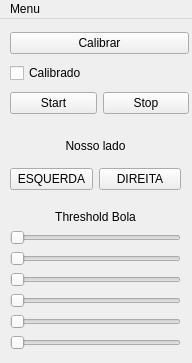
<?xml version="1.0" encoding="UTF-8"?>
<ui version="4.0">
 <class>MainWindow</class>
 <widget class="QMainWindow" name="MainWindow">
  <property name="geometry">
   <rect>
    <x>0</x>
    <y>0</y>
    <width>192</width>
    <height>363</height>
   </rect>
  </property>
  <property name="sizePolicy">
   <sizepolicy hsizetype="Preferred" vsizetype="Preferred">
    <horstretch>0</horstretch>
    <verstretch>0</verstretch>
   </sizepolicy>
  </property>
  <property name="windowTitle">
   <string>VSSS</string>
  </property>
  <widget class="QWidget" name="centralwidget">
   <widget class="QWidget" name="verticalLayoutWidget">
    <property name="geometry">
     <rect>
      <x>10</x>
      <y>110</y>
      <width>171</width>
      <height>61</height>
     </rect>
    </property>
    <layout class="QVBoxLayout" name="verticalLayout">
     <item>
      <widget class="QLabel" name="label_4">
       <property name="text">
        <string>Nosso lado</string>
       </property>
       <property name="alignment">
        <set>Qt::AlignCenter</set>
       </property>
      </widget>
     </item>
     <item>
      <layout class="QHBoxLayout" name="horizontalLayout">
       <item>
        <widget class="QPushButton" name="leftSide">
         <property name="text">
          <string>ESQUERDA</string>
         </property>
        </widget>
       </item>
       <item>
        <widget class="QPushButton" name="rightSide">
         <property name="text">
          <string>DIREITA</string>
         </property>
        </widget>
       </item>
      </layout>
     </item>
    </layout>
   </widget>
   <widget class="QWidget" name="verticalLayoutWidget_4">
    <property name="geometry">
     <rect>
      <x>10</x>
      <y>180</y>
      <width>171</width>
      <height>151</height>
     </rect>
    </property>
    <layout class="QVBoxLayout" name="verticalLayout_4">
     <item>
      <widget class="QLabel" name="label_3">
       <property name="text">
        <string>Threshold Bola</string>
       </property>
       <property name="alignment">
        <set>Qt::AlignBottom|Qt::AlignHCenter</set>
       </property>
      </widget>
     </item>
     <item>
      <layout class="QVBoxLayout" name="verticalLayout_3">
       <item>
        <widget class="QSlider" name="l_h">
         <property name="toolTip">
          <string>Hue MIN</string>
         </property>
         <property name="maximum">
          <number>179</number>
         </property>
         <property name="orientation">
          <enum>Qt::Horizontal</enum>
         </property>
        </widget>
       </item>
       <item>
        <widget class="QSlider" name="l_s">
         <property name="toolTip">
          <string>Saturation MIN</string>
         </property>
         <property name="maximum">
          <number>255</number>
         </property>
         <property name="orientation">
          <enum>Qt::Horizontal</enum>
         </property>
        </widget>
       </item>
       <item>
        <widget class="QSlider" name="l_v">
         <property name="toolTip">
          <string>Value MIN</string>
         </property>
         <property name="maximum">
          <number>255</number>
         </property>
         <property name="orientation">
          <enum>Qt::Horizontal</enum>
         </property>
        </widget>
       </item>
       <item>
        <widget class="QSlider" name="u_h">
         <property name="toolTip">
          <string>Hue MAX</string>
         </property>
         <property name="maximum">
          <number>179</number>
         </property>
         <property name="orientation">
          <enum>Qt::Horizontal</enum>
         </property>
        </widget>
       </item>
       <item>
        <widget class="QSlider" name="u_s">
         <property name="toolTip">
          <string>Saturation MAX</string>
         </property>
         <property name="maximum">
          <number>255</number>
         </property>
         <property name="orientation">
          <enum>Qt::Horizontal</enum>
         </property>
        </widget>
       </item>
       <item>
        <widget class="QSlider" name="u_v">
         <property name="toolTip">
          <string>Value MAX</string>
         </property>
         <property name="orientation">
          <enum>Qt::Horizontal</enum>
         </property>
        </widget>
       </item>
      </layout>
     </item>
    </layout>
   </widget>
   <widget class="QWidget" name="verticalLayoutWidget_2">
    <property name="geometry">
     <rect>
      <x>10</x>
      <y>10</y>
      <width>179</width>
      <height>89</height>
     </rect>
    </property>
    <layout class="QVBoxLayout" name="verticalLayout_2">
     <item>
      <widget class="QPushButton" name="btnCalibrate">
       <property name="text">
        <string>Calibrar</string>
       </property>
      </widget>
     </item>
     <item>
      <widget class="QCheckBox" name="checkCalibrated">
       <property name="enabled">
        <bool>true</bool>
       </property>
       <property name="text">
        <string>Calibrado</string>
       </property>
       <property name="checkable">
        <bool>true</bool>
       </property>
       <property name="checked">
        <bool>false</bool>
       </property>
      </widget>
     </item>
     <item>
      <layout class="QHBoxLayout" name="horizontalLayout_3">
       <item>
        <widget class="QPushButton" name="btnStart">
         <property name="text">
          <string>Start</string>
         </property>
        </widget>
       </item>
       <item>
        <widget class="QPushButton" name="btnStop">
         <property name="text">
          <string>Stop</string>
         </property>
        </widget>
       </item>
      </layout>
     </item>
    </layout>
   </widget>
  </widget>
  <widget class="QMenuBar" name="menubar">
   <property name="geometry">
    <rect>
     <x>0</x>
     <y>0</y>
     <width>192</width>
     <height>22</height>
    </rect>
   </property>
   <widget class="QMenu" name="menuMenu">
    <property name="title">
     <string>Menu</string>
    </property>
    <addaction name="actionSair"/>
   </widget>
   <addaction name="menuMenu"/>
  </widget>
  <action name="actionSair">
   <property name="text">
    <string>Sair</string>
   </property>
  </action>
 </widget>
 <resources/>
 <connections/>
</ui>
